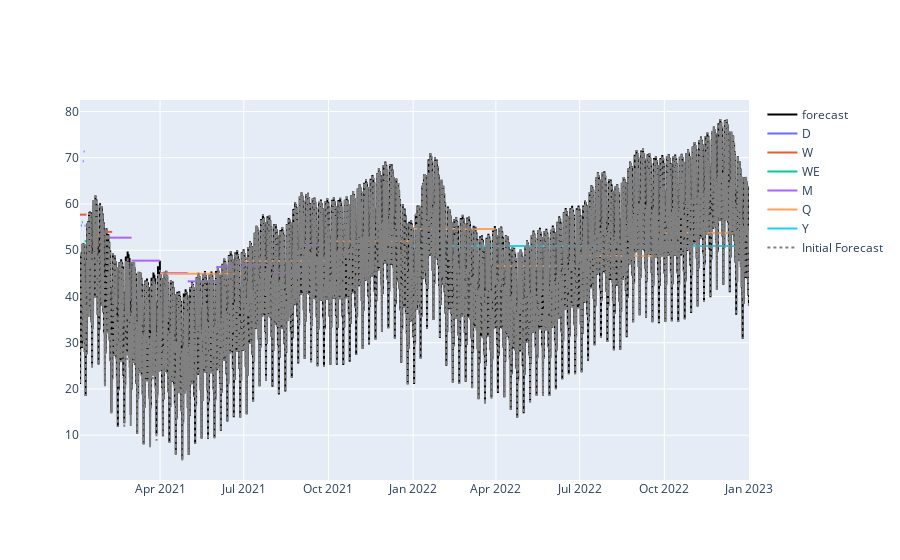

Notebook code cell kept with this figure:
### Code cell
fig = plot_forecast_forwards(cutoff_ts, corrected_forecast)

# Plot the initial forecast as a grey line if provided
fig.add_trace(go.Scatter(
    x=forecast['timestamp'],
    y=forecast['yhat'],
    mode='lines',
    name='Initial Forecast',
    line=dict(color='grey', dash='dot')
))
fig.show()

### Figure 1 — Plotly figure (JSON) as saved in the notebook; plotly's stock layout.template omitted (floating-point values rounded to 4 significant figures; data arrays with more than 128 entries replaced by an {"elided": "..."} marker saying what was removed)
{"data": [{"line": {"color": "black"}, "mode": "lines", "name": "forecast", "type": "scatter", "x": {"elided": "17448 str values"}, "y": {"elided": "17448 float values"}}, {"line": {"color": "#636EFA"}, "mode": "lines", "name": "D", "showlegend": true, "type": "scatter", "x": ["2021-01-04T00:00:00+01:00", "2021-01-05T00:00:00+01:00"], "y": [48.02, 48.02]}, {"line": {"color": "#EF553B"}, "mode": "lines", "name": "W", "showlegend": true, "type": "scatter", "x": ["2021-01-04T00:00:00+01:00", "2021-01-11T00:00:00+01:00"], "y": [57.7, 57.7]}, {"line": {"color": "#636EFA"}, "mode": "lines", "showlegend": false, "type": "scatter", "x": ["2021-01-05T00:00:00+01:00", "2021-01-06T00:00:00+01:00"], "y": [55.34, 55.34]}, {"line": {"color": "#636EFA"}, "mode": "lines", "showlegend": false, "type": "scatter", "x": ["2021-01-06T00:00:00+01:00", "2021-01-07T00:00:00+01:00"], "y": [56.03, 56.03]}, {"line": {"color": "#636EFA"}, "mode": "lines", "showlegend": false, "type": "scatter", "x": ["2021-01-07T00:00:00+01:00", "2021-01-08T00:00:00+01:00"], "y": [69.25, 69.25]}, {"line": {"color": "#636EFA"}, "mode": "lines", "showlegend": false, "type": "scatter", "x": ["2021-01-08T00:00:00+01:00", "2021-01-09T00:00:00+01:00"], "y": [71.38, 71.38]}, {"line": {"color": "#00CC96"}, "mode": "lines", "name": "WE", "showlegend": true, "type": "scatter", "x": ["2021-01-09T00:00:00+01:00", "2021-01-11T00:00:00+01:00"], "y": [51.95, 51.95]}, {"line": {"color": "#636EFA"}, "mode": "lines", "showlegend": false, "type": "scatter", "x": ["2021-01-09T00:00:00+01:00", "2021-01-10T00:00:00+01:00"], "y": [55.31, 55.31]}, {"line": {"color": "#636EFA"}, "mode": "lines", "showlegend": false, "type": "scatter", "x": ["2021-01-10T00:00:00+01:00", "2021-01-11T00:00:00+01:00"], "y": [48.59, 48.59]}, {"line": {"color": "#EF553B"}, "mode": "lines", "showlegend": false, "type": "scatter", "x": ["2021-01-11T00:00:00+01:00", "2021-01-18T00:00:00+01:00"], "y": [52.7, 52.7]}, {"line": {"color": "#EF553B"}, "mode": "lines", "showlegend": false, "type": "scatter", "x": ["2021-01-18T00:00:00+01:00", "2021-01-25T00:00:00+01:00"], "y": [51.1, 51.1]}, {"line": {"color": "#EF553B"}, "mode": "lines", "showlegend": false, "type": "scatter", "x": ["2021-01-25T00:00:00+01:00", "2021-02-01T00:00:00+01:00"], "y": [53.49, 53.49]}, {"line": {"color": "#EF553B"}, "mode": "lines", "showlegend": false, "type": "scatter", "x": ["2021-02-01T00:00:00+01:00", "2021-02-08T00:00:00+01:00"], "y": [53.97, 53.97]}, {"line": {"color": "#AB63FA"}, "mode": "lines", "name": "M", "showlegend": true, "type": "scatter", "x": ["2021-02-01T00:00:00+01:00", "2021-03-01T00:00:00+01:00"], "y": [52.72, 52.72]}, {"line": {"color": "#AB63FA"}, "mode": "lines", "showlegend": false, "type": "scatter", "x": ["2021-03-01T00:00:00+01:00", "2021-04-01T00:00:00+02:00"], "y": [47.75, 47.75]}, {"line": {"color": "#AB63FA"}, "mode": "lines", "showlegend": false, "type": "scatter", "x": ["2021-04-01T00:00:00+02:00", "2021-05-01T00:00:00+02:00"], "y": [45.06, 45.06]}, {"line": {"color": "#FFA15A"}, "mode": "lines", "name": "Q", "showlegend": true, "type": "scatter", "x": ["2021-04-01T00:00:00+02:00", "2021-07-01T00:00:00+02:00"], "y": [44.89, 44.89]}, {"line": {"color": "#AB63FA"}, "mode": "lines", "showlegend": false, "type": "scatter", "x": ["2021-05-01T00:00:00+02:00", "2021-06-01T00:00:00+02:00"], "y": [43.27, 43.27]}, {"line": {"color": "#AB63FA"}, "mode": "lines", "showlegend": false, "type": "scatter", "x": ["2021-06-01T00:00:00+02:00", "2021-07-01T00:00:00+02:00"], "y": [46.39, 46.39]}, {"line": {"color": "#FFA15A"}, "mode": "lines", "showlegend": false, "type": "scatter", "x": ["2021-07-01T00:00:00+02:00", "2021-10-01T00:00:00+02:00"], "y": [47.67, 47.67]}, {"line": {"color": "#AB63FA"}, "mode": "lines", "showlegend": false, "type": "scatter", "x": ["2021-07-01T00:00:00+02:00", "2021-08-01T00:00:00+02:00"], "y": [46.81, 46.81]}, {"line": {"color": "#AB63FA"}, "mode": "lines", "showlegend": false, "type": "scatter", "x": ["2021-08-01T00:00:00+02:00", "2021-09-01T00:00:00+02:00"], "y": [45.18, 45.18]}, {"line": {"color": "#AB63FA"}, "mode": "lines", "showlegend": false, "type": "scatter", "x": ["2021-09-01T00:00:00+02:00", "2021-10-01T00:00:00+02:00"], "y": [51.12, 51.12]}, {"line": {"color": "#AB63FA"}, "mode": "lines", "showlegend": false, "type": "scatter", "x": ["2021-10-01T00:00:00+02:00", "2021-11-01T00:00:00+01:00"], "y": [49.55, 49.55]}, {"line": {"color": "#FFA15A"}, "mode": "lines", "showlegend": false, "type": "scatter", "x": ["2021-10-01T00:00:00+02:00", "2022-01-01T00:00:00+01:00"], "y": [51.92, 51.92]}, {"line": {"color": "#19D3F3"}, "mode": "lines", "name": "Y", "showlegend": true, "type": "scatter", "x": ["2022-01-01T00:00:00+01:00", "2023-01-01T00:00:00+01:00"], "y": [50.92, 50.92]}, {"line": {"color": "#FFA15A"}, "mode": "lines", "showlegend": false, "type": "scatter", "x": ["2022-01-01T00:00:00+01:00", "2022-04-01T00:00:00+02:00"], "y": [54.6, 54.6]}, {"line": {"color": "#FFA15A"}, "mode": "lines", "showlegend": false, "type": "scatter", "x": ["2022-04-01T00:00:00+02:00", "2022-07-01T00:00:00+02:00"], "y": [46.59, 46.59]}, {"line": {"color": "#FFA15A"}, "mode": "lines", "showlegend": false, "type": "scatter", "x": ["2022-07-01T00:00:00+02:00", "2022-10-01T00:00:00+02:00"], "y": [48.78, 48.78]}, {"line": {"color": "#FFA15A"}, "mode": "lines", "showlegend": false, "type": "scatter", "x": ["2022-10-01T00:00:00+02:00", "2023-01-01T00:00:00+01:00"], "y": [53.74, 53.74]}, {"line": {"color": "grey", "dash": "dot"}, "mode": "lines", "name": "Initial Forecast", "type": "scatter", "x": {"elided": "17448 str values"}, "y": {"elided": "17448 float values"}}], "layout": {}}
